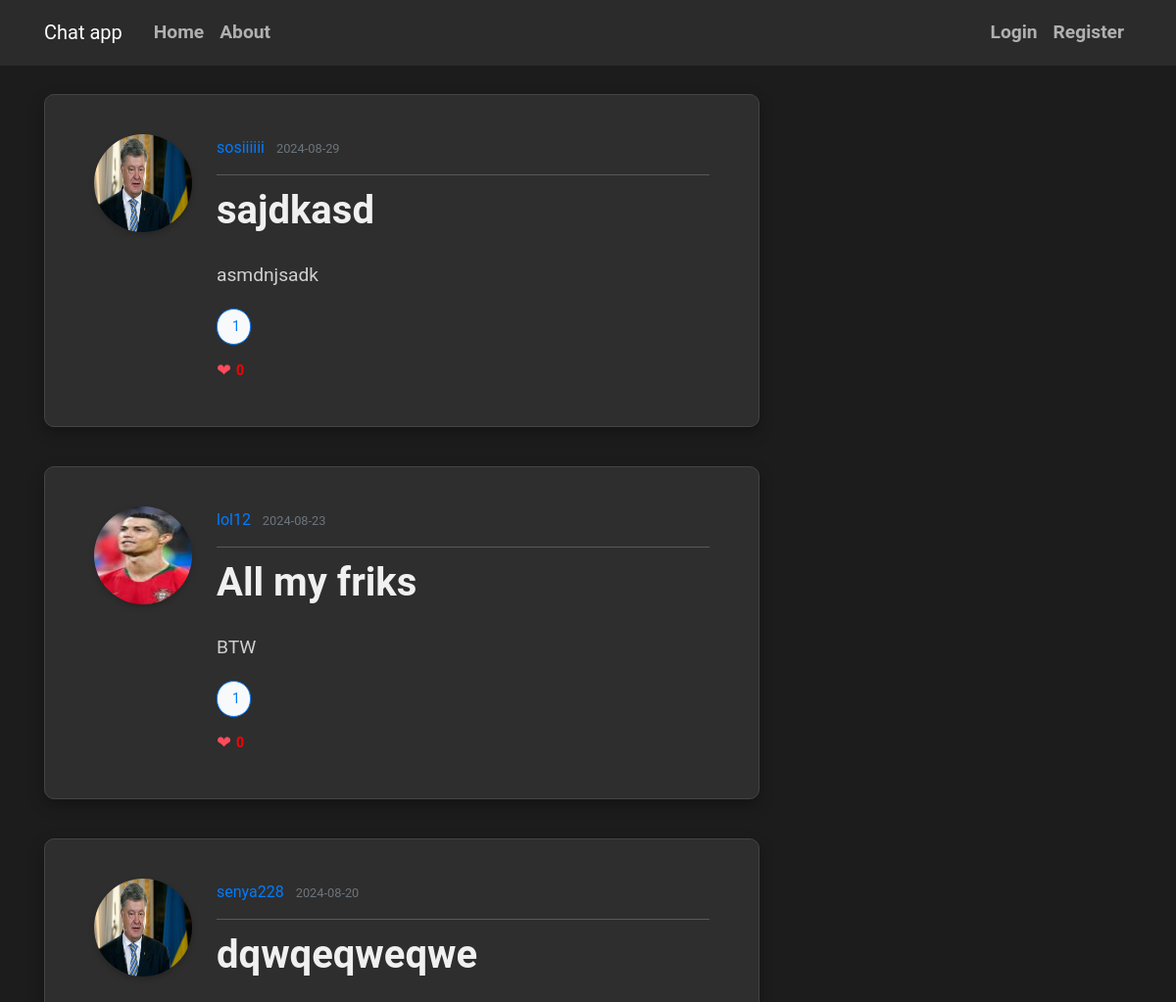
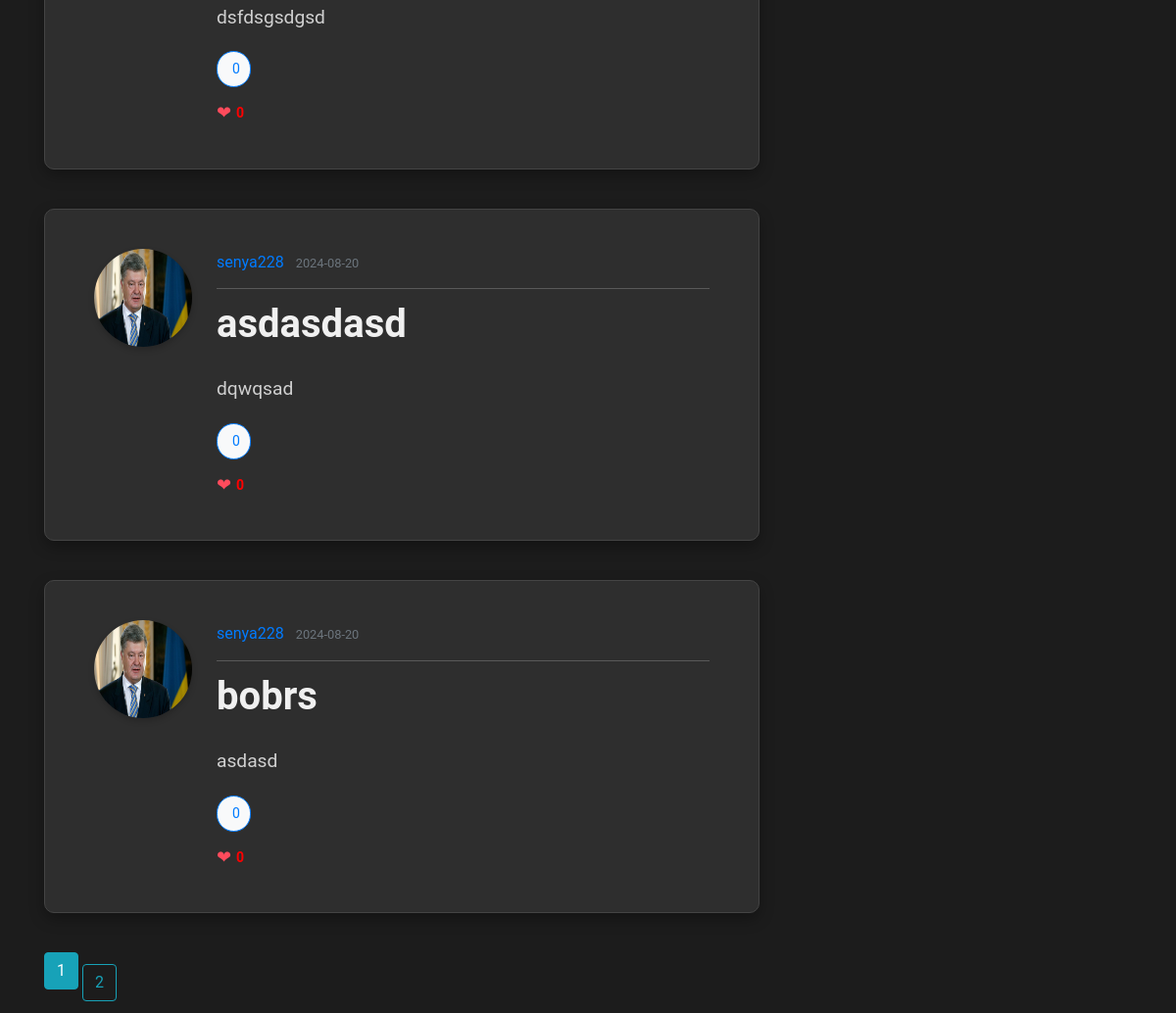
Before: / with the older database file (2 pictures, top to bottom).
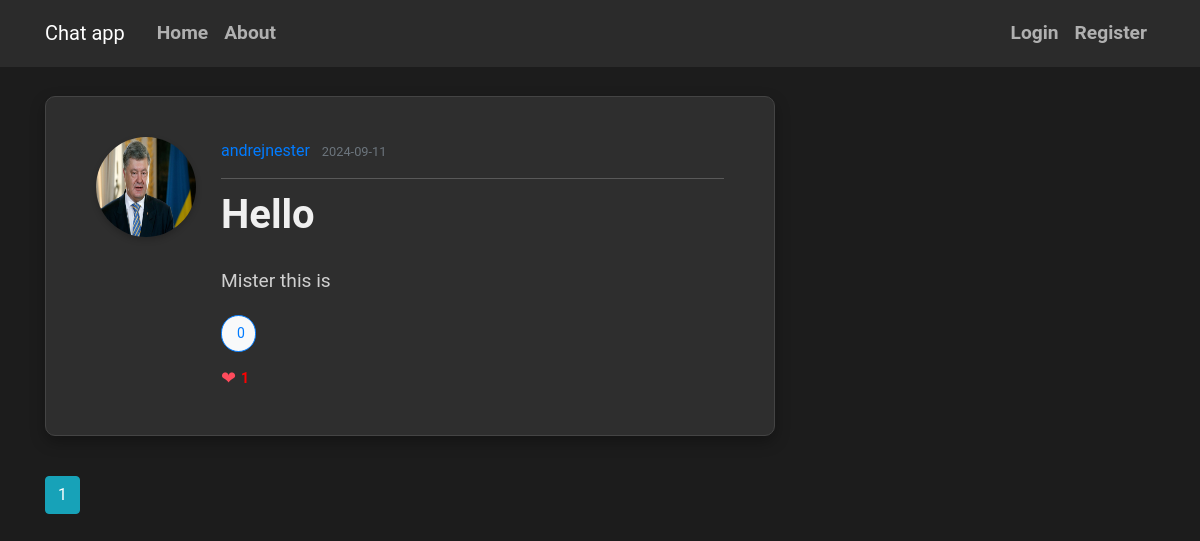
After: the same page with the newer database file.
### flaskblog/models.py (models this page shows, shortened)
class Post(db.Model):
    id = db.Column(db.Integer, primary_key=True)
    title = db.Column(db.String(100), nullable=False)
    date_posted = db.Column(db.DateTime, nullable=False, default=datetime.utcnow)
    content = db.Column(db.Text, nullable=False)
    user_id = db.Column(db.Integer, db.ForeignKey('user.id'), nullable=False)
    comments = db.relationship('Comment', backref='post', lazy='dynamic')
    post_likes = db.relationship('Like', back_populates='post', lazy='dynamic')

class User(db.Model, UserMixin):
    id = db.Column(db.Integer, primary_key=True)
    username = db.Column(db.String(20), unique=True, nullable=False)
    email = db.Column(db.String(120), unique=True, nullable=False)
    image_file = db.Column(db.String(20), nullable=False, default='default.jpg')
    password = db.Column(db.String(60), nullable=False)
    posts = db.relationship('Post', backref='author', lazy=True)
    followed = db.relationship('Follow', foreign_keys='Follow.follower_id',
                               back_populates='follower', lazy='dynamic',
                               cascade='all, delete-orphan')
    followers = db.relationship('Follow', foreign_keys='Follow.followed_id',
                                back_populates='followed', lazy='dynamic',
                                cascade='all, delete-orphan')
    sent_messages = db.relationship('Message', foreign_keys='Message.sender_id',
                                    back_populates='sender', lazy=True)
    received_messages = db.relationship('Message', foreign_keys='Message.recipient_id',
                                        back_populates='recipient', lazy=True)

### flaskblog/routes.py (the view)
@app.route("/")
def home():
    page = request.args.get('page', 1, type=int)
    posts = Post.query.order_by(Post.date_posted.desc()).paginate(per_page=5, page=page)
    return render_template('home.html',posts=posts)

### flaskblog/templates/home.html (shortened to what this page needs)
{% extends "base.html" %}
{% block content %}
 {%for post in posts%}
        <article class="media content-section">
            <img class="rounded-circle article-img" src="{{url_for('static',filename = 'pictures/' + post.author.image_file)}}" alt="">
  <div class="media-body">
    <div class="article-metadata">
      <a class="mr-2" href="{{ url_for('user_info',username=post.author.username) }}">{{ post.author.username }}</a>
      <small class="text-muted">{{ post.date_posted.strftime('%Y-%m-%d') }}</small>
    </div>
    <h2><a class="article-title" href="{{ url_for('post',post_id=post.id) }}">{{ post.title }}</a></h2>
    <p class="article-content">{{ post.content }}</p>
<button class="comment-button">
     {{ post.comments.count() }}
</button>
<div class="likes-container">
    <span class="like-icon">&#10084; </span>
    <a href="{{ url_for('post_likes',post_id=post.id) }}" class="likes-count">{{ post.post_likes.count() }}</a>
</div>
  </div>
</article>
    {%endfor%}
 {% for page_num in posts.iter_pages() %}
        {% if page_num %}
            {% if posts.page ==page_num %}
                <a class = "btn btn-info mb-4" href="{{url_for('home',page=page_num)}}">{{page_num}}</a>
                {% else %}
                <a class = "btn btn-outline-info" href="{{url_for('home',page=page_num)}}">{{page_num}}</a>
            {% endif %}
        {% else %}
            ...
        {% endif %}
    {% endfor %}
{% endblock %}

### flaskblog/templates/base.html (shortened to what this page needs)
<!DOCTYPE html>
<html lang="en">
<head>
    <link rel="stylesheet" href="https://cdn.jsdelivr.net/npm/bootstrap@4.0.0/dist/css/bootstrap.min.css">
    <link rel="stylesheet" href="{{ url_for('static', filename='main.css') }}">
  </head>
<body>
<header class="site-header">
    <nav class="navbar navbar-expand-md navbar-dark bg-steel fixed-top">
        <div class="container">
            <a class="navbar-brand mr-4" href="/">Chat app</a>
            <div class="collapse navbar-collapse" id="navbarToggle">
                <div class="navbar-nav mr-auto">
                    <a class="nav-item nav-link" href="{{ url_for('home') }}">Home</a>
                    <a class="nav-item nav-link" href="{{ url_for('about') }}">About</a>
                </div>
                <div class="navbar-nav">
                    {% if current_user.is_authenticated %}
                        <a class="nav-item nav-link" href="{{ url_for('search') }}">Search bobrs</a>
                        <a class="nav-item nav-link" href="{{ url_for('create_post') }}">Create post</a>
                        <a class="nav-item nav-link" href="{{ url_for('account') }}">Account</a>
                        <a class="nav-item nav-link" href="{{ url_for('logout') }}">Logout</a>
                        <a class="nav-item nav-link" href="{{ url_for('chats',username=current_user.username) }}">Chats</a>
                    {% else %}
                        <a class="nav-item nav-link" href="{{ url_for('login') }}">Login</a>
                        <a class="nav-item nav-link" href="{{ url_for('register') }}">Register</a>
                    {% endif %}
                </div>
            </div>
        </div>
    </nav>
</header>
<main role="main" class="container">
    <div class="row">
        <div class="col-md-8">
            {% block content %}{% endblock %}
        </div>
        <div class="col-md-4">
        </div>
    </div>
</main>
</body>
</html>

### flaskblog/static/main.css (style rules this page uses)
body { background: #1c1c1c; color: #f8f8f8; margin-top: 6rem; font-family: 'Roboto', sans-serif; line-height: 1.8; }
h1, h2, h3, h4, h5, h6 { color: #ffffff; margin-bottom: 1.5rem; font-weight: 700; }
.bg-steel { background-color: #2b2b2b; }
.site-header .navbar-nav .nav-link { color: #b0b0b0; font-weight: 600; font-size: 1.2rem; transition: color 0.3s ease; }
.content-section { background: #2e2e2e; padding: 40px 50px; border: 1px solid #444444; border-radius: 10px; box-shadow: 0 6px 15px rgba(0, 0, 0, 0.3); margin-bottom: 40px; }
.article-title { color: #f0f0f0; font-size: 2.5rem; font-weight: 600; }
.article-content { white-space: pre-line; line-height: 1.9; font-size: 1.2rem; color: #d0d0d0; }
.article-img { height: 100px; width: 100px; margin-right: 25px; border-radius: 50%; box-shadow: 0 3px 6px rgba(0, 0, 0, 0.2); }
.article-metadata { padding-bottom: 12px; margin-bottom: 12px; border-bottom: 1px solid #595959; font-size: 1rem; color: #a0a0a0; }
button, input[type="submit"] { background-color: #444444; color: #ffffff; border: none; border-radius: 6px; padding: 12px 25px; font-size: 1.2rem; cursor: pointer; transition: background-color 0.3s ease; }
.comment-button { background-color: #f8f9fa; border: 1px solid #007bff; color: #007bff; font-size: 14px; padding: 5px 10px; border-radius: 20px; display: flex; align-items: center; cursor: pointer; transition: background-color 0.3s, color 0.3s; }
.likes-container { display: flex; align-items: center; margin-top: 10px; }
.like-icon { font-size: 18px; color: #ff4b5c; margin-right: 5px; }
.likes-count { font-size: 14px; color: red; font-weight: bold; }

Changed rows visible on the page:
removed Post: image_file (placeholder picture), author.username "sosiiiiii", date_posted "2024-08-29", title "sajdkasd", content "asmdnjsadk", comments.count "1", post_likes.count "0"
removed Post: image_file (picture), author.username "lol12", date_posted "2024-08-23", title "All my friks", content "BTW", comments.count "1", post_likes.count "0"
removed Post: image_file (placeholder picture), author.username "senya228", date_posted "2024-08-20", title "dqwqeqweqwe", content "dsfdsgsdgsd", comments.count "0", post_likes.count "0"
removed Post: image_file (placeholder picture), author.username "senya228", date_posted "2024-08-20", title "asdasdasd", content "dqwqsad", comments.count "0", post_likes.count "0"
removed Post: image_file (placeholder picture), author.username "senya228", date_posted "2024-08-20", title "bobrs", content "asdasd", comments.count "0", post_likes.count "0"
now on this page (row edited): Post: image_file (placeholder picture), author.username "andrejnester", date_posted "2024-09-11", title "Hello", content "Mister this is", comments.count "0", post_likes.count "1"
Other visible differences:
list line gone: "2"
